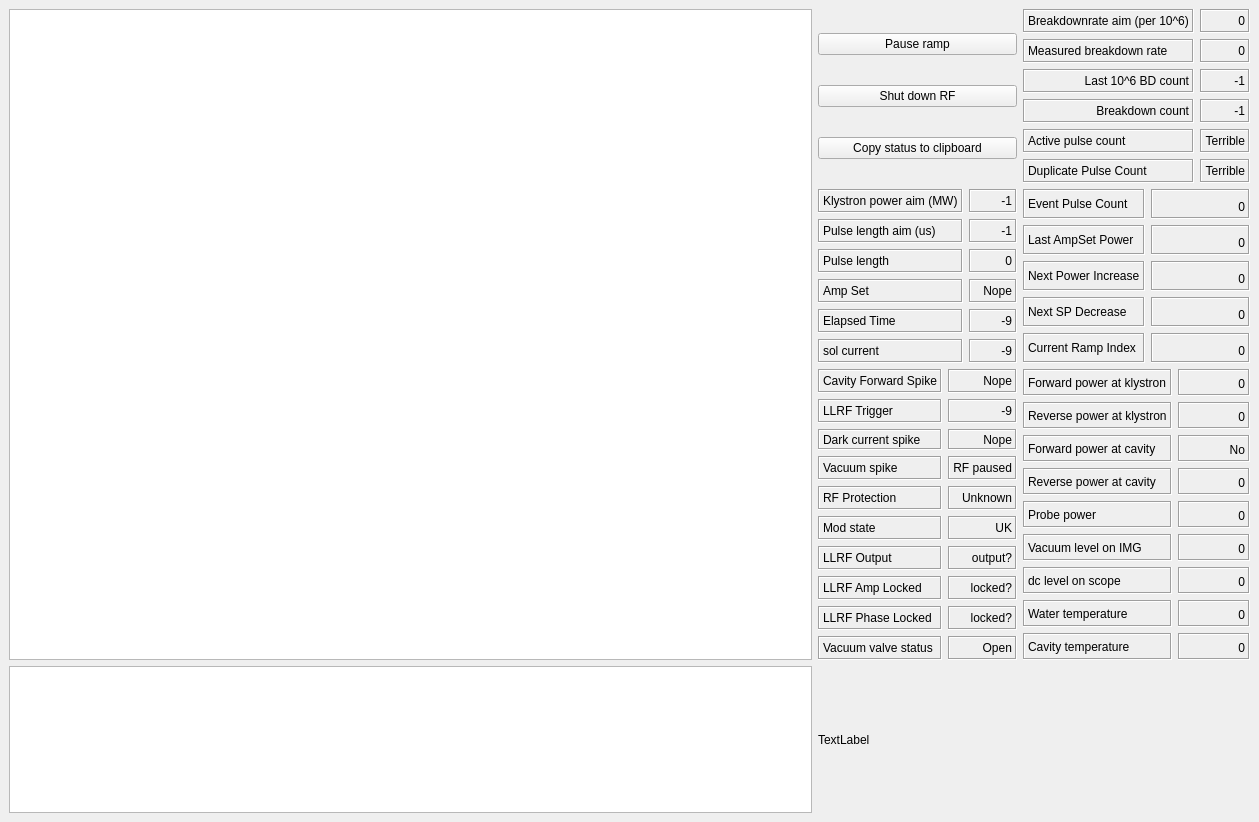
<?xml version="1.0" encoding="UTF-8"?>
<ui version="4.0">
 <class>MainWindow</class>
 <widget class="QMainWindow" name="MainWindow">
  <property name="geometry">
   <rect>
    <x>0</x>
    <y>0</y>
    <width>1259</width>
    <height>822</height>
   </rect>
  </property>
  <property name="windowTitle">
   <string>MainWindow</string>
  </property>
  <widget class="QWidget" name="centralwidget">
   <layout class="QGridLayout" name="gridLayout_7">
    <item row="0" column="0">
     <layout class="QVBoxLayout" name="verticalLayout_2">
      <item>
       <widget class="PlotWidget" name="graphicsView"/>
      </item>
     </layout>
    </item>
    <item row="0" column="1">
     <layout class="QGridLayout" name="gridLayout_6">
      <item row="0" column="0">
       <layout class="QVBoxLayout" name="verticalLayout">
        <item>
         <widget class="QPushButton" name="start_pause_ramp_button">
          <property name="text">
           <string>Pause ramp</string>
          </property>
         </widget>
        </item>
        <item>
         <widget class="QPushButton" name="shutdown_rf_button">
          <property name="text">
           <string>Shut down RF</string>
          </property>
          <property name="checkable">
           <bool>false</bool>
          </property>
         </widget>
        </item>
        <item>
         <widget class="QPushButton" name="copy_to_clipboard_button">
          <property name="toolTip">
           <string>For the log!</string>
          </property>
          <property name="text">
           <string>Copy status to clipboard</string>
          </property>
          <property name="checkable">
           <bool>false</bool>
          </property>
         </widget>
        </item>
       </layout>
      </item>
      <item row="0" column="1">
       <layout class="QGridLayout" name="gridLayout_4">
        <item row="4" column="1">
         <widget class="QLabel" name="pulse_count_outputwidget">
          <property name="frameShape">
           <enum>QFrame::Box</enum>
          </property>
          <property name="frameShadow">
           <enum>QFrame::Sunken</enum>
          </property>
          <property name="text">
           <string>Terrible</string>
          </property>
          <property name="alignment">
           <set>Qt::AlignAbsolute|Qt::AlignBottom|Qt::AlignCenter|Qt::AlignHCenter|Qt::AlignHorizontal_Mask|Qt::AlignJustify|Qt::AlignLeading|Qt::AlignLeft|Qt::AlignRight|Qt::AlignTop|Qt::AlignTrailing|Qt::AlignVCenter|Qt::AlignVertical_Mask</set>
          </property>
         </widget>
        </item>
        <item row="4" column="0">
         <widget class="QLabel" name="pulse_count_label">
          <property name="font">
           <font>
            <weight>50</weight>
            <italic>false</italic>
            <bold>false</bold>
            <underline>false</underline>
           </font>
          </property>
          <property name="frameShape">
           <enum>QFrame::Box</enum>
          </property>
          <property name="frameShadow">
           <enum>QFrame::Sunken</enum>
          </property>
          <property name="text">
           <string>Active pulse count</string>
          </property>
          <property name="scaledContents">
           <bool>false</bool>
          </property>
         </widget>
        </item>
        <item row="2" column="1">
         <widget class="QLabel" name="last_106_count_outputwidget">
          <property name="frameShape">
           <enum>QFrame::Box</enum>
          </property>
          <property name="frameShadow">
           <enum>QFrame::Sunken</enum>
          </property>
          <property name="text">
           <string>-1</string>
          </property>
          <property name="alignment">
           <set>Qt::AlignAbsolute|Qt::AlignBottom|Qt::AlignCenter|Qt::AlignHCenter|Qt::AlignHorizontal_Mask|Qt::AlignJustify|Qt::AlignLeading|Qt::AlignLeft|Qt::AlignRight|Qt::AlignTop|Qt::AlignTrailing|Qt::AlignVCenter|Qt::AlignVertical_Mask</set>
          </property>
         </widget>
        </item>
        <item row="2" column="0">
         <widget class="QLabel" name="last_106_count_label">
          <property name="frameShape">
           <enum>QFrame::Box</enum>
          </property>
          <property name="frameShadow">
           <enum>QFrame::Sunken</enum>
          </property>
          <property name="text">
           <string>Last 10^6 BD count</string>
          </property>
          <property name="alignment">
           <set>Qt::AlignAbsolute|Qt::AlignBottom|Qt::AlignCenter|Qt::AlignHCenter|Qt::AlignHorizontal_Mask|Qt::AlignJustify|Qt::AlignLeading|Qt::AlignLeft|Qt::AlignRight|Qt::AlignTop|Qt::AlignTrailing|Qt::AlignVCenter|Qt::AlignVertical_Mask</set>
          </property>
         </widget>
        </item>
        <item row="1" column="0">
         <widget class="QLabel" name="measured_breakdown_rate_label">
          <property name="frameShape">
           <enum>QFrame::Box</enum>
          </property>
          <property name="frameShadow">
           <enum>QFrame::Sunken</enum>
          </property>
          <property name="text">
           <string>Measured breakdown rate</string>
          </property>
          <property name="scaledContents">
           <bool>false</bool>
          </property>
         </widget>
        </item>
        <item row="1" column="1">
         <widget class="QLabel" name="measured_breakdown_rate_outputwidget">
          <property name="frameShape">
           <enum>QFrame::Box</enum>
          </property>
          <property name="frameShadow">
           <enum>QFrame::Sunken</enum>
          </property>
          <property name="text">
           <string>0</string>
          </property>
          <property name="alignment">
           <set>Qt::AlignAbsolute|Qt::AlignBottom|Qt::AlignCenter|Qt::AlignHCenter|Qt::AlignHorizontal_Mask|Qt::AlignJustify|Qt::AlignLeading|Qt::AlignLeft|Qt::AlignRight|Qt::AlignTop|Qt::AlignTrailing|Qt::AlignVCenter|Qt::AlignVertical_Mask</set>
          </property>
         </widget>
        </item>
        <item row="3" column="0">
         <widget class="QLabel" name="breakdown_count_label">
          <property name="frameShape">
           <enum>QFrame::Box</enum>
          </property>
          <property name="frameShadow">
           <enum>QFrame::Sunken</enum>
          </property>
          <property name="text">
           <string>Breakdown count</string>
          </property>
          <property name="alignment">
           <set>Qt::AlignAbsolute|Qt::AlignBottom|Qt::AlignCenter|Qt::AlignHCenter|Qt::AlignHorizontal_Mask|Qt::AlignJustify|Qt::AlignLeading|Qt::AlignLeft|Qt::AlignRight|Qt::AlignTop|Qt::AlignTrailing|Qt::AlignVCenter|Qt::AlignVertical_Mask</set>
          </property>
         </widget>
        </item>
        <item row="3" column="1">
         <widget class="QLabel" name="breakdown_count_outputwidget">
          <property name="frameShape">
           <enum>QFrame::Box</enum>
          </property>
          <property name="frameShadow">
           <enum>QFrame::Sunken</enum>
          </property>
          <property name="text">
           <string>-1</string>
          </property>
          <property name="alignment">
           <set>Qt::AlignAbsolute|Qt::AlignBottom|Qt::AlignCenter|Qt::AlignHCenter|Qt::AlignHorizontal_Mask|Qt::AlignJustify|Qt::AlignLeading|Qt::AlignLeft|Qt::AlignRight|Qt::AlignTop|Qt::AlignTrailing|Qt::AlignVCenter|Qt::AlignVertical_Mask</set>
          </property>
         </widget>
        </item>
        <item row="0" column="0">
         <widget class="QLabel" name="breakdown_rate_limit_label">
          <property name="font">
           <font>
            <weight>50</weight>
            <italic>false</italic>
            <bold>false</bold>
            <underline>false</underline>
           </font>
          </property>
          <property name="frameShape">
           <enum>QFrame::Box</enum>
          </property>
          <property name="frameShadow">
           <enum>QFrame::Sunken</enum>
          </property>
          <property name="text">
           <string>Breakdownrate aim (per 10^6)</string>
          </property>
          <property name="scaledContents">
           <bool>false</bool>
          </property>
         </widget>
        </item>
        <item row="0" column="1">
         <widget class="QLabel" name="breakdown_rate_limit_outputwidget">
          <property name="frameShape">
           <enum>QFrame::Box</enum>
          </property>
          <property name="frameShadow">
           <enum>QFrame::Sunken</enum>
          </property>
          <property name="text">
           <string>0</string>
          </property>
          <property name="alignment">
           <set>Qt::AlignAbsolute|Qt::AlignBottom|Qt::AlignCenter|Qt::AlignHCenter|Qt::AlignHorizontal_Mask|Qt::AlignJustify|Qt::AlignLeading|Qt::AlignLeft|Qt::AlignRight|Qt::AlignTop|Qt::AlignTrailing|Qt::AlignVCenter|Qt::AlignVertical_Mask</set>
          </property>
         </widget>
        </item>
        <item row="5" column="0">
         <widget class="QLabel" name="pulse_count_label_2">
          <property name="font">
           <font>
            <weight>50</weight>
            <italic>false</italic>
            <bold>false</bold>
            <underline>false</underline>
           </font>
          </property>
          <property name="frameShape">
           <enum>QFrame::Box</enum>
          </property>
          <property name="frameShadow">
           <enum>QFrame::Sunken</enum>
          </property>
          <property name="text">
           <string>Duplicate Pulse Count</string>
          </property>
          <property name="scaledContents">
           <bool>false</bool>
          </property>
         </widget>
        </item>
        <item row="5" column="1">
         <widget class="QLabel" name="duplicate_count_outputwidget">
          <property name="frameShape">
           <enum>QFrame::Box</enum>
          </property>
          <property name="frameShadow">
           <enum>QFrame::Sunken</enum>
          </property>
          <property name="text">
           <string>Terrible</string>
          </property>
          <property name="alignment">
           <set>Qt::AlignAbsolute|Qt::AlignBottom|Qt::AlignCenter|Qt::AlignHCenter|Qt::AlignHorizontal_Mask|Qt::AlignJustify|Qt::AlignLeading|Qt::AlignLeft|Qt::AlignRight|Qt::AlignTop|Qt::AlignTrailing|Qt::AlignVCenter|Qt::AlignVertical_Mask</set>
          </property>
         </widget>
        </item>
       </layout>
      </item>
      <item row="1" column="0">
       <layout class="QGridLayout" name="gridLayout">
        <item row="3" column="1">
         <widget class="QLabel" name="amp_set_outputwidget">
          <property name="frameShape">
           <enum>QFrame::Box</enum>
          </property>
          <property name="frameShadow">
           <enum>QFrame::Sunken</enum>
          </property>
          <property name="text">
           <string>Nope</string>
          </property>
          <property name="scaledContents">
           <bool>false</bool>
          </property>
          <property name="alignment">
           <set>Qt::AlignBottom|Qt::AlignRight|Qt::AlignTrailing</set>
          </property>
          <property name="indent">
           <number>-1</number>
          </property>
         </widget>
        </item>
        <item row="1" column="0">
         <widget class="QLabel" name="pulse_length_aim_label">
          <property name="frameShape">
           <enum>QFrame::Box</enum>
          </property>
          <property name="frameShadow">
           <enum>QFrame::Sunken</enum>
          </property>
          <property name="text">
           <string>Pulse length aim (us)</string>
          </property>
         </widget>
        </item>
        <item row="3" column="0">
         <widget class="QLabel" name="amp_set_label">
          <property name="frameShape">
           <enum>QFrame::Box</enum>
          </property>
          <property name="frameShadow">
           <enum>QFrame::Sunken</enum>
          </property>
          <property name="text">
           <string>Amp Set</string>
          </property>
         </widget>
        </item>
        <item row="0" column="1">
         <widget class="QLabel" name="power_aim_outputwidget">
          <property name="frameShape">
           <enum>QFrame::Box</enum>
          </property>
          <property name="frameShadow">
           <enum>QFrame::Sunken</enum>
          </property>
          <property name="text">
           <string>-1</string>
          </property>
          <property name="alignment">
           <set>Qt::AlignAbsolute|Qt::AlignBottom|Qt::AlignCenter|Qt::AlignHCenter|Qt::AlignHorizontal_Mask|Qt::AlignJustify|Qt::AlignLeading|Qt::AlignLeft|Qt::AlignRight|Qt::AlignTop|Qt::AlignTrailing|Qt::AlignVCenter|Qt::AlignVertical_Mask</set>
          </property>
         </widget>
        </item>
        <item row="1" column="1">
         <widget class="QLabel" name="pulse_length_aim_outputwidget">
          <property name="frameShape">
           <enum>QFrame::Box</enum>
          </property>
          <property name="frameShadow">
           <enum>QFrame::Sunken</enum>
          </property>
          <property name="text">
           <string>-1</string>
          </property>
          <property name="alignment">
           <set>Qt::AlignAbsolute|Qt::AlignBottom|Qt::AlignCenter|Qt::AlignHCenter|Qt::AlignHorizontal_Mask|Qt::AlignJustify|Qt::AlignLeading|Qt::AlignLeft|Qt::AlignRight|Qt::AlignTop|Qt::AlignTrailing|Qt::AlignVCenter|Qt::AlignVertical_Mask</set>
          </property>
         </widget>
        </item>
        <item row="0" column="0">
         <widget class="QLabel" name="power_aim_label">
          <property name="frameShape">
           <enum>QFrame::Box</enum>
          </property>
          <property name="frameShadow">
           <enum>QFrame::Sunken</enum>
          </property>
          <property name="text">
           <string>Klystron power aim (MW)</string>
          </property>
         </widget>
        </item>
        <item row="2" column="1">
         <widget class="QLabel" name="pulse_length_outputwidget">
          <property name="frameShape">
           <enum>QFrame::Box</enum>
          </property>
          <property name="frameShadow">
           <enum>QFrame::Sunken</enum>
          </property>
          <property name="text">
           <string>0</string>
          </property>
          <property name="scaledContents">
           <bool>false</bool>
          </property>
          <property name="alignment">
           <set>Qt::AlignBottom|Qt::AlignRight|Qt::AlignTrailing</set>
          </property>
          <property name="indent">
           <number>-1</number>
          </property>
         </widget>
        </item>
        <item row="2" column="0">
         <widget class="QLabel" name="pulse_length_label">
          <property name="frameShape">
           <enum>QFrame::Box</enum>
          </property>
          <property name="frameShadow">
           <enum>QFrame::Sunken</enum>
          </property>
          <property name="text">
           <string>Pulse length</string>
          </property>
          <property name="scaledContents">
           <bool>false</bool>
          </property>
         </widget>
        </item>
        <item row="4" column="0">
         <widget class="QLabel" name="elapse_time_label">
          <property name="frameShape">
           <enum>QFrame::Box</enum>
          </property>
          <property name="frameShadow">
           <enum>QFrame::Sunken</enum>
          </property>
          <property name="text">
           <string>Elapsed Time</string>
          </property>
          <property name="scaledContents">
           <bool>false</bool>
          </property>
         </widget>
        </item>
        <item row="4" column="1">
         <widget class="QLabel" name="elapsed_time_outputwidget">
          <property name="frameShape">
           <enum>QFrame::Box</enum>
          </property>
          <property name="frameShadow">
           <enum>QFrame::Sunken</enum>
          </property>
          <property name="text">
           <string>-9</string>
          </property>
          <property name="alignment">
           <set>Qt::AlignAbsolute|Qt::AlignBottom|Qt::AlignCenter|Qt::AlignHCenter|Qt::AlignHorizontal_Mask|Qt::AlignJustify|Qt::AlignLeading|Qt::AlignLeft|Qt::AlignRight|Qt::AlignTop|Qt::AlignTrailing|Qt::AlignVCenter|Qt::AlignVertical_Mask</set>
          </property>
         </widget>
        </item>
        <item row="5" column="0">
         <widget class="QLabel" name="power_aim_label_2">
          <property name="frameShape">
           <enum>QFrame::Box</enum>
          </property>
          <property name="frameShadow">
           <enum>QFrame::Sunken</enum>
          </property>
          <property name="text">
           <string>sol current</string>
          </property>
         </widget>
        </item>
        <item row="5" column="1">
         <widget class="QLabel" name="sol_outputwidget">
          <property name="frameShape">
           <enum>QFrame::Box</enum>
          </property>
          <property name="frameShadow">
           <enum>QFrame::Sunken</enum>
          </property>
          <property name="text">
           <string>-9</string>
          </property>
          <property name="alignment">
           <set>Qt::AlignAbsolute|Qt::AlignBottom|Qt::AlignCenter|Qt::AlignHCenter|Qt::AlignHorizontal_Mask|Qt::AlignJustify|Qt::AlignLeading|Qt::AlignLeft|Qt::AlignRight|Qt::AlignTop|Qt::AlignTrailing|Qt::AlignVCenter|Qt::AlignVertical_Mask</set>
          </property>
         </widget>
        </item>
       </layout>
      </item>
      <item row="1" column="1">
       <layout class="QGridLayout" name="gridLayout_5">
        <item row="5" column="1">
         <widget class="QLabel" name="current_index_outputwidget">
          <property name="frameShape">
           <enum>QFrame::Box</enum>
          </property>
          <property name="frameShadow">
           <enum>QFrame::Sunken</enum>
          </property>
          <property name="text">
           <string>0</string>
          </property>
          <property name="scaledContents">
           <bool>false</bool>
          </property>
          <property name="alignment">
           <set>Qt::AlignBottom|Qt::AlignRight|Qt::AlignTrailing</set>
          </property>
          <property name="indent">
           <number>-1</number>
          </property>
         </widget>
        </item>
        <item row="5" column="0">
         <widget class="QLabel" name="next_power_increase_2">
          <property name="frameShape">
           <enum>QFrame::Box</enum>
          </property>
          <property name="frameShadow">
           <enum>QFrame::Sunken</enum>
          </property>
          <property name="text">
           <string>Current Ramp Index</string>
          </property>
          <property name="scaledContents">
           <bool>false</bool>
          </property>
         </widget>
        </item>
        <item row="3" column="1">
         <widget class="QLabel" name="next_power_increase_outputwidget">
          <property name="frameShape">
           <enum>QFrame::Box</enum>
          </property>
          <property name="frameShadow">
           <enum>QFrame::Sunken</enum>
          </property>
          <property name="text">
           <string>0</string>
          </property>
          <property name="scaledContents">
           <bool>false</bool>
          </property>
          <property name="alignment">
           <set>Qt::AlignBottom|Qt::AlignRight|Qt::AlignTrailing</set>
          </property>
          <property name="indent">
           <number>-1</number>
          </property>
         </widget>
        </item>
        <item row="4" column="0">
         <widget class="QLabel" name="next_sp_decrease">
          <property name="frameShape">
           <enum>QFrame::Box</enum>
          </property>
          <property name="frameShadow">
           <enum>QFrame::Sunken</enum>
          </property>
          <property name="text">
           <string>Next SP Decrease</string>
          </property>
          <property name="scaledContents">
           <bool>false</bool>
          </property>
         </widget>
        </item>
        <item row="4" column="1">
         <widget class="QLabel" name="next_sp_decrease_outputwidget">
          <property name="frameShape">
           <enum>QFrame::Box</enum>
          </property>
          <property name="frameShadow">
           <enum>QFrame::Sunken</enum>
          </property>
          <property name="text">
           <string>0</string>
          </property>
          <property name="scaledContents">
           <bool>false</bool>
          </property>
          <property name="alignment">
           <set>Qt::AlignBottom|Qt::AlignRight|Qt::AlignTrailing</set>
          </property>
          <property name="indent">
           <number>-1</number>
          </property>
         </widget>
        </item>
        <item row="2" column="1">
         <widget class="QLabel" name="last_setpoint_power_outputwidget">
          <property name="frameShape">
           <enum>QFrame::Box</enum>
          </property>
          <property name="frameShadow">
           <enum>QFrame::Sunken</enum>
          </property>
          <property name="text">
           <string>0</string>
          </property>
          <property name="scaledContents">
           <bool>false</bool>
          </property>
          <property name="alignment">
           <set>Qt::AlignBottom|Qt::AlignRight|Qt::AlignTrailing</set>
          </property>
          <property name="indent">
           <number>-1</number>
          </property>
         </widget>
        </item>
        <item row="3" column="0">
         <widget class="QLabel" name="next_power_increase">
          <property name="frameShape">
           <enum>QFrame::Box</enum>
          </property>
          <property name="frameShadow">
           <enum>QFrame::Sunken</enum>
          </property>
          <property name="text">
           <string>Next Power Increase</string>
          </property>
          <property name="scaledContents">
           <bool>false</bool>
          </property>
         </widget>
        </item>
        <item row="2" column="0">
         <widget class="QLabel" name="last_setpoint_power">
          <property name="frameShape">
           <enum>QFrame::Box</enum>
          </property>
          <property name="frameShadow">
           <enum>QFrame::Sunken</enum>
          </property>
          <property name="text">
           <string>Last AmpSet Power</string>
          </property>
          <property name="scaledContents">
           <bool>false</bool>
          </property>
         </widget>
        </item>
        <item row="1" column="0">
         <widget class="QLabel" name="event_pulse_count_label">
          <property name="frameShape">
           <enum>QFrame::Box</enum>
          </property>
          <property name="frameShadow">
           <enum>QFrame::Sunken</enum>
          </property>
          <property name="text">
           <string>Event Pulse Count</string>
          </property>
          <property name="scaledContents">
           <bool>false</bool>
          </property>
         </widget>
        </item>
        <item row="1" column="1">
         <widget class="QLabel" name="event_pulse_count_outputwidget">
          <property name="frameShape">
           <enum>QFrame::Box</enum>
          </property>
          <property name="frameShadow">
           <enum>QFrame::Sunken</enum>
          </property>
          <property name="text">
           <string>0</string>
          </property>
          <property name="alignment">
           <set>Qt::AlignAbsolute|Qt::AlignBottom|Qt::AlignCenter|Qt::AlignHCenter|Qt::AlignHorizontal_Mask|Qt::AlignJustify|Qt::AlignLeading|Qt::AlignLeft|Qt::AlignRight|Qt::AlignTop|Qt::AlignTrailing|Qt::AlignVCenter|Qt::AlignVertical_Mask</set>
          </property>
         </widget>
        </item>
       </layout>
      </item>
      <item row="2" column="0">
       <layout class="QGridLayout" name="gridLayout_3">
        <item row="1" column="0">
         <widget class="QLabel" name="llrf_trigger_label">
          <property name="frameShape">
           <enum>QFrame::Box</enum>
          </property>
          <property name="frameShadow">
           <enum>QFrame::Sunken</enum>
          </property>
          <property name="text">
           <string>LLRF Trigger</string>
          </property>
          <property name="scaledContents">
           <bool>false</bool>
          </property>
         </widget>
        </item>
        <item row="5" column="0">
         <widget class="QLabel" name="rf_mod_label">
          <property name="frameShape">
           <enum>QFrame::Box</enum>
          </property>
          <property name="frameShadow">
           <enum>QFrame::Sunken</enum>
          </property>
          <property name="text">
           <string>Mod state</string>
          </property>
          <property name="scaledContents">
           <bool>false</bool>
          </property>
         </widget>
        </item>
        <item row="6" column="0">
         <widget class="QLabel" name="llrf_output_label">
          <property name="frameShape">
           <enum>QFrame::Box</enum>
          </property>
          <property name="frameShadow">
           <enum>QFrame::Sunken</enum>
          </property>
          <property name="text">
           <string>LLRF Output</string>
          </property>
          <property name="scaledContents">
           <bool>false</bool>
          </property>
         </widget>
        </item>
        <item row="7" column="0">
         <widget class="QLabel" name="llrf_ff_amp_locked_label">
          <property name="frameShape">
           <enum>QFrame::Box</enum>
          </property>
          <property name="frameShadow">
           <enum>QFrame::Sunken</enum>
          </property>
          <property name="text">
           <string>LLRF Amp Locked</string>
          </property>
          <property name="scaledContents">
           <bool>false</bool>
          </property>
         </widget>
        </item>
        <item row="1" column="1">
         <widget class="QLabel" name="llrf_trigger_outputwidget">
          <property name="frameShape">
           <enum>QFrame::Box</enum>
          </property>
          <property name="frameShadow">
           <enum>QFrame::Sunken</enum>
          </property>
          <property name="text">
           <string>-9</string>
          </property>
          <property name="alignment">
           <set>Qt::AlignAbsolute|Qt::AlignBottom|Qt::AlignCenter|Qt::AlignHCenter|Qt::AlignHorizontal_Mask|Qt::AlignJustify|Qt::AlignLeading|Qt::AlignLeft|Qt::AlignRight|Qt::AlignTop|Qt::AlignTrailing|Qt::AlignVCenter|Qt::AlignVertical_Mask</set>
          </property>
         </widget>
        </item>
        <item row="8" column="0">
         <widget class="QLabel" name="llrf_ff_ph_locked_label">
          <property name="frameShape">
           <enum>QFrame::Box</enum>
          </property>
          <property name="frameShadow">
           <enum>QFrame::Sunken</enum>
          </property>
          <property name="text">
           <string>LLRF Phase Locked</string>
          </property>
          <property name="scaledContents">
           <bool>false</bool>
          </property>
         </widget>
        </item>
        <item row="6" column="1">
         <widget class="QLabel" name="llrf_output_outputwidget">
          <property name="frameShape">
           <enum>QFrame::Box</enum>
          </property>
          <property name="frameShadow">
           <enum>QFrame::Sunken</enum>
          </property>
          <property name="text">
           <string>output?</string>
          </property>
          <property name="alignment">
           <set>Qt::AlignAbsolute|Qt::AlignBottom|Qt::AlignCenter|Qt::AlignHCenter|Qt::AlignHorizontal_Mask|Qt::AlignJustify|Qt::AlignLeading|Qt::AlignLeft|Qt::AlignRight|Qt::AlignTop|Qt::AlignTrailing|Qt::AlignVCenter|Qt::AlignVertical_Mask</set>
          </property>
         </widget>
        </item>
        <item row="2" column="1">
         <widget class="QLabel" name="DC_spike_status_outputwidget">
          <property name="frameShape">
           <enum>QFrame::Box</enum>
          </property>
          <property name="frameShadow">
           <enum>QFrame::Sunken</enum>
          </property>
          <property name="text">
           <string>Nope</string>
          </property>
          <property name="alignment">
           <set>Qt::AlignRight|Qt::AlignTrailing|Qt::AlignVCenter</set>
          </property>
         </widget>
        </item>
        <item row="9" column="0">
         <widget class="QLabel" name="vac_valve_status_label">
          <property name="frameShape">
           <enum>QFrame::Box</enum>
          </property>
          <property name="frameShadow">
           <enum>QFrame::Sunken</enum>
          </property>
          <property name="text">
           <string>Vacuum valve status</string>
          </property>
          <property name="scaledContents">
           <bool>false</bool>
          </property>
         </widget>
        </item>
        <item row="4" column="0">
         <widget class="QLabel" name="RF_protection_label">
          <property name="frameShape">
           <enum>QFrame::Box</enum>
          </property>
          <property name="frameShadow">
           <enum>QFrame::Sunken</enum>
          </property>
          <property name="text">
           <string>RF Protection</string>
          </property>
          <property name="scaledContents">
           <bool>false</bool>
          </property>
         </widget>
        </item>
        <item row="3" column="1">
         <widget class="QLabel" name="vac_spike_status_outputwidget">
          <property name="frameShape">
           <enum>QFrame::Box</enum>
          </property>
          <property name="frameShadow">
           <enum>QFrame::Sunken</enum>
          </property>
          <property name="text">
           <string>RF paused</string>
          </property>
          <property name="alignment">
           <set>Qt::AlignAbsolute|Qt::AlignBottom|Qt::AlignCenter|Qt::AlignHCenter|Qt::AlignHorizontal_Mask|Qt::AlignJustify|Qt::AlignLeading|Qt::AlignLeft|Qt::AlignRight|Qt::AlignTop|Qt::AlignTrailing|Qt::AlignVCenter|Qt::AlignVertical_Mask</set>
          </property>
         </widget>
        </item>
        <item row="0" column="0">
         <widget class="QLabel" name="rev_power_spike_label">
          <property name="frameShape">
           <enum>QFrame::Box</enum>
          </property>
          <property name="frameShadow">
           <enum>QFrame::Sunken</enum>
          </property>
          <property name="text">
           <string>Cavity Forward Spike</string>
          </property>
          <property name="scaledContents">
           <bool>false</bool>
          </property>
         </widget>
        </item>
        <item row="9" column="1">
         <widget class="QLabel" name="vac_valve_status_outputwidget">
          <property name="frameShape">
           <enum>QFrame::Box</enum>
          </property>
          <property name="frameShadow">
           <enum>QFrame::Sunken</enum>
          </property>
          <property name="text">
           <string>Open</string>
          </property>
          <property name="alignment">
           <set>Qt::AlignAbsolute|Qt::AlignBottom|Qt::AlignCenter|Qt::AlignHCenter|Qt::AlignHorizontal_Mask|Qt::AlignJustify|Qt::AlignLeading|Qt::AlignLeft|Qt::AlignRight|Qt::AlignTop|Qt::AlignTrailing|Qt::AlignVCenter|Qt::AlignVertical_Mask</set>
          </property>
         </widget>
        </item>
        <item row="8" column="1">
         <widget class="QLabel" name="llrf_ff_ph_locked_outputwidget">
          <property name="frameShape">
           <enum>QFrame::Box</enum>
          </property>
          <property name="frameShadow">
           <enum>QFrame::Sunken</enum>
          </property>
          <property name="text">
           <string>locked?</string>
          </property>
          <property name="alignment">
           <set>Qt::AlignAbsolute|Qt::AlignBottom|Qt::AlignCenter|Qt::AlignHCenter|Qt::AlignHorizontal_Mask|Qt::AlignJustify|Qt::AlignLeading|Qt::AlignLeft|Qt::AlignRight|Qt::AlignTop|Qt::AlignTrailing|Qt::AlignVCenter|Qt::AlignVertical_Mask</set>
          </property>
         </widget>
        </item>
        <item row="0" column="1">
         <widget class="QLabel" name="rev_power_spike_status_outputwidget">
          <property name="frameShape">
           <enum>QFrame::Box</enum>
          </property>
          <property name="frameShadow">
           <enum>QFrame::Sunken</enum>
          </property>
          <property name="text">
           <string>Nope</string>
          </property>
          <property name="scaledContents">
           <bool>false</bool>
          </property>
          <property name="alignment">
           <set>Qt::AlignBottom|Qt::AlignRight|Qt::AlignTrailing</set>
          </property>
          <property name="indent">
           <number>-1</number>
          </property>
         </widget>
        </item>
        <item row="5" column="1">
         <widget class="QLabel" name="mod_state_outputwidget">
          <property name="frameShape">
           <enum>QFrame::Box</enum>
          </property>
          <property name="frameShadow">
           <enum>QFrame::Sunken</enum>
          </property>
          <property name="text">
           <string>UK</string>
          </property>
          <property name="alignment">
           <set>Qt::AlignAbsolute|Qt::AlignBottom|Qt::AlignCenter|Qt::AlignHCenter|Qt::AlignHorizontal_Mask|Qt::AlignJustify|Qt::AlignLeading|Qt::AlignLeft|Qt::AlignRight|Qt::AlignTop|Qt::AlignTrailing|Qt::AlignVCenter|Qt::AlignVertical_Mask</set>
          </property>
         </widget>
        </item>
        <item row="3" column="0">
         <widget class="QLabel" name="vac_spike_label">
          <property name="frameShape">
           <enum>QFrame::Box</enum>
          </property>
          <property name="frameShadow">
           <enum>QFrame::Sunken</enum>
          </property>
          <property name="text">
           <string>Vacuum spike</string>
          </property>
          <property name="scaledContents">
           <bool>false</bool>
          </property>
         </widget>
        </item>
        <item row="7" column="1">
         <widget class="QLabel" name="llrf_ff_amp_locked_outputwidget">
          <property name="frameShape">
           <enum>QFrame::Box</enum>
          </property>
          <property name="frameShadow">
           <enum>QFrame::Sunken</enum>
          </property>
          <property name="text">
           <string>locked?</string>
          </property>
          <property name="alignment">
           <set>Qt::AlignAbsolute|Qt::AlignBottom|Qt::AlignCenter|Qt::AlignHCenter|Qt::AlignHorizontal_Mask|Qt::AlignJustify|Qt::AlignLeading|Qt::AlignLeft|Qt::AlignRight|Qt::AlignTop|Qt::AlignTrailing|Qt::AlignVCenter|Qt::AlignVertical_Mask</set>
          </property>
         </widget>
        </item>
        <item row="4" column="1">
         <widget class="QLabel" name="RF_protection_outputwidget">
          <property name="frameShape">
           <enum>QFrame::Box</enum>
          </property>
          <property name="frameShadow">
           <enum>QFrame::Sunken</enum>
          </property>
          <property name="text">
           <string>Unknown</string>
          </property>
          <property name="alignment">
           <set>Qt::AlignAbsolute|Qt::AlignBottom|Qt::AlignCenter|Qt::AlignHCenter|Qt::AlignHorizontal_Mask|Qt::AlignJustify|Qt::AlignLeading|Qt::AlignLeft|Qt::AlignRight|Qt::AlignTop|Qt::AlignTrailing|Qt::AlignVCenter|Qt::AlignVertical_Mask</set>
          </property>
         </widget>
        </item>
        <item row="2" column="0">
         <widget class="QLabel" name="DC_spike_label">
          <property name="minimumSize">
           <size>
            <width>0</width>
            <height>21</height>
           </size>
          </property>
          <property name="frameShape">
           <enum>QFrame::Box</enum>
          </property>
          <property name="frameShadow">
           <enum>QFrame::Sunken</enum>
          </property>
          <property name="text">
           <string>Dark current spike</string>
          </property>
          <property name="scaledContents">
           <bool>false</bool>
          </property>
         </widget>
        </item>
       </layout>
      </item>
      <item row="2" column="1">
       <layout class="QGridLayout" name="gridLayout_2">
        <item row="6" column="1">
         <widget class="QLabel" name="vac_level_outputwidget">
          <property name="frameShape">
           <enum>QFrame::Box</enum>
          </property>
          <property name="frameShadow">
           <enum>QFrame::Sunken</enum>
          </property>
          <property name="text">
           <string>0</string>
          </property>
          <property name="alignment">
           <set>Qt::AlignAbsolute|Qt::AlignBottom|Qt::AlignCenter|Qt::AlignHCenter|Qt::AlignHorizontal_Mask|Qt::AlignJustify|Qt::AlignLeading|Qt::AlignLeft|Qt::AlignRight|Qt::AlignTop|Qt::AlignTrailing|Qt::AlignVCenter|Qt::AlignVertical_Mask</set>
          </property>
         </widget>
        </item>
        <item row="5" column="1">
         <widget class="QLabel" name="probe_power_outputwidget">
          <property name="frameShape">
           <enum>QFrame::Box</enum>
          </property>
          <property name="frameShadow">
           <enum>QFrame::Sunken</enum>
          </property>
          <property name="text">
           <string>0</string>
          </property>
          <property name="alignment">
           <set>Qt::AlignAbsolute|Qt::AlignBottom|Qt::AlignCenter|Qt::AlignHCenter|Qt::AlignHorizontal_Mask|Qt::AlignJustify|Qt::AlignLeading|Qt::AlignLeft|Qt::AlignRight|Qt::AlignTop|Qt::AlignTrailing|Qt::AlignVCenter|Qt::AlignVertical_Mask</set>
          </property>
         </widget>
        </item>
        <item row="6" column="0">
         <widget class="QLabel" name="vac_level_label">
          <property name="frameShape">
           <enum>QFrame::Box</enum>
          </property>
          <property name="frameShadow">
           <enum>QFrame::Sunken</enum>
          </property>
          <property name="text">
           <string>Vacuum level on IMG</string>
          </property>
          <property name="scaledContents">
           <bool>false</bool>
          </property>
         </widget>
        </item>
        <item row="9" column="1">
         <widget class="QLabel" name="cav_temp_outputwidget">
          <property name="frameShape">
           <enum>QFrame::Box</enum>
          </property>
          <property name="frameShadow">
           <enum>QFrame::Sunken</enum>
          </property>
          <property name="text">
           <string>0</string>
          </property>
          <property name="alignment">
           <set>Qt::AlignAbsolute|Qt::AlignBottom|Qt::AlignCenter|Qt::AlignHCenter|Qt::AlignHorizontal_Mask|Qt::AlignJustify|Qt::AlignLeading|Qt::AlignLeft|Qt::AlignRight|Qt::AlignTop|Qt::AlignTrailing|Qt::AlignVCenter|Qt::AlignVertical_Mask</set>
          </property>
         </widget>
        </item>
        <item row="9" column="0">
         <widget class="QLabel" name="cav_temp_label">
          <property name="frameShape">
           <enum>QFrame::Box</enum>
          </property>
          <property name="frameShadow">
           <enum>QFrame::Sunken</enum>
          </property>
          <property name="text">
           <string>Cavity temperature</string>
          </property>
          <property name="scaledContents">
           <bool>false</bool>
          </property>
         </widget>
        </item>
        <item row="4" column="0">
         <widget class="QLabel" name="rev_cav_power_label">
          <property name="frameShape">
           <enum>QFrame::Box</enum>
          </property>
          <property name="frameShadow">
           <enum>QFrame::Sunken</enum>
          </property>
          <property name="text">
           <string>Reverse power at cavity</string>
          </property>
          <property name="scaledContents">
           <bool>false</bool>
          </property>
         </widget>
        </item>
        <item row="8" column="1">
         <widget class="QLabel" name="water_temp_outputwidget">
          <property name="frameShape">
           <enum>QFrame::Box</enum>
          </property>
          <property name="frameShadow">
           <enum>QFrame::Sunken</enum>
          </property>
          <property name="text">
           <string>0</string>
          </property>
          <property name="alignment">
           <set>Qt::AlignAbsolute|Qt::AlignBottom|Qt::AlignCenter|Qt::AlignHCenter|Qt::AlignHorizontal_Mask|Qt::AlignJustify|Qt::AlignLeading|Qt::AlignLeft|Qt::AlignRight|Qt::AlignTop|Qt::AlignTrailing|Qt::AlignVCenter|Qt::AlignVertical_Mask</set>
          </property>
         </widget>
        </item>
        <item row="1" column="1">
         <widget class="QLabel" name="fwd_kly_power_outputwidget">
          <property name="frameShape">
           <enum>QFrame::Box</enum>
          </property>
          <property name="frameShadow">
           <enum>QFrame::Sunken</enum>
          </property>
          <property name="text">
           <string>0</string>
          </property>
          <property name="alignment">
           <set>Qt::AlignAbsolute|Qt::AlignBottom|Qt::AlignCenter|Qt::AlignHCenter|Qt::AlignHorizontal_Mask|Qt::AlignJustify|Qt::AlignLeading|Qt::AlignLeft|Qt::AlignRight|Qt::AlignTop|Qt::AlignTrailing|Qt::AlignVCenter|Qt::AlignVertical_Mask</set>
          </property>
         </widget>
        </item>
        <item row="8" column="0">
         <widget class="QLabel" name="water_temp_label">
          <property name="frameShape">
           <enum>QFrame::Box</enum>
          </property>
          <property name="frameShadow">
           <enum>QFrame::Sunken</enum>
          </property>
          <property name="text">
           <string>Water temperature</string>
          </property>
          <property name="scaledContents">
           <bool>false</bool>
          </property>
         </widget>
        </item>
        <item row="2" column="1">
         <widget class="QLabel" name="rev_kly_power_outputwidget">
          <property name="frameShape">
           <enum>QFrame::Box</enum>
          </property>
          <property name="frameShadow">
           <enum>QFrame::Sunken</enum>
          </property>
          <property name="text">
           <string>0</string>
          </property>
          <property name="alignment">
           <set>Qt::AlignAbsolute|Qt::AlignBottom|Qt::AlignCenter|Qt::AlignHCenter|Qt::AlignHorizontal_Mask|Qt::AlignJustify|Qt::AlignLeading|Qt::AlignLeft|Qt::AlignRight|Qt::AlignTop|Qt::AlignTrailing|Qt::AlignVCenter|Qt::AlignVertical_Mask</set>
          </property>
         </widget>
        </item>
        <item row="4" column="1">
         <widget class="QLabel" name="rev_cav_power_outputwidget">
          <property name="frameShape">
           <enum>QFrame::Box</enum>
          </property>
          <property name="frameShadow">
           <enum>QFrame::Sunken</enum>
          </property>
          <property name="text">
           <string>0</string>
          </property>
          <property name="alignment">
           <set>Qt::AlignAbsolute|Qt::AlignBottom|Qt::AlignCenter|Qt::AlignHCenter|Qt::AlignHorizontal_Mask|Qt::AlignJustify|Qt::AlignLeading|Qt::AlignLeft|Qt::AlignRight|Qt::AlignTop|Qt::AlignTrailing|Qt::AlignVCenter|Qt::AlignVertical_Mask</set>
          </property>
         </widget>
        </item>
        <item row="1" column="0">
         <widget class="QLabel" name="fwd_kly_power_label">
          <property name="frameShape">
           <enum>QFrame::Box</enum>
          </property>
          <property name="frameShadow">
           <enum>QFrame::Sunken</enum>
          </property>
          <property name="text">
           <string>Forward power at klystron</string>
          </property>
          <property name="scaledContents">
           <bool>false</bool>
          </property>
         </widget>
        </item>
        <item row="2" column="0">
         <widget class="QLabel" name="rev_kly_power_label">
          <property name="frameShape">
           <enum>QFrame::Box</enum>
          </property>
          <property name="frameShadow">
           <enum>QFrame::Sunken</enum>
          </property>
          <property name="text">
           <string>Reverse power at klystron</string>
          </property>
          <property name="scaledContents">
           <bool>false</bool>
          </property>
         </widget>
        </item>
        <item row="3" column="1">
         <widget class="QLabel" name="fwd_cav_power_outputwidget">
          <property name="frameShape">
           <enum>QFrame::Box</enum>
          </property>
          <property name="frameShadow">
           <enum>QFrame::Sunken</enum>
          </property>
          <property name="text">
           <string>No</string>
          </property>
          <property name="alignment">
           <set>Qt::AlignAbsolute|Qt::AlignBottom|Qt::AlignCenter|Qt::AlignHCenter|Qt::AlignHorizontal_Mask|Qt::AlignJustify|Qt::AlignLeading|Qt::AlignLeft|Qt::AlignRight|Qt::AlignTop|Qt::AlignTrailing|Qt::AlignVCenter|Qt::AlignVertical_Mask</set>
          </property>
         </widget>
        </item>
        <item row="3" column="0">
         <widget class="QLabel" name="fwd_cav_power_label">
          <property name="frameShape">
           <enum>QFrame::Box</enum>
          </property>
          <property name="frameShadow">
           <enum>QFrame::Sunken</enum>
          </property>
          <property name="text">
           <string>Forward power at cavity</string>
          </property>
          <property name="scaledContents">
           <bool>false</bool>
          </property>
         </widget>
        </item>
        <item row="5" column="0">
         <widget class="QLabel" name="probe_power_label">
          <property name="frameShape">
           <enum>QFrame::Box</enum>
          </property>
          <property name="frameShadow">
           <enum>QFrame::Sunken</enum>
          </property>
          <property name="text">
           <string>Probe power</string>
          </property>
          <property name="scaledContents">
           <bool>false</bool>
          </property>
         </widget>
        </item>
        <item row="7" column="0">
         <widget class="QLabel" name="dc_level_label">
          <property name="frameShape">
           <enum>QFrame::Box</enum>
          </property>
          <property name="frameShadow">
           <enum>QFrame::Sunken</enum>
          </property>
          <property name="text">
           <string>dc level on scope</string>
          </property>
          <property name="scaledContents">
           <bool>false</bool>
          </property>
         </widget>
        </item>
        <item row="7" column="1">
         <widget class="QLabel" name="dc_level_outputwidget">
          <property name="frameShape">
           <enum>QFrame::Box</enum>
          </property>
          <property name="frameShadow">
           <enum>QFrame::Sunken</enum>
          </property>
          <property name="text">
           <string>0</string>
          </property>
          <property name="alignment">
           <set>Qt::AlignAbsolute|Qt::AlignBottom|Qt::AlignCenter|Qt::AlignHCenter|Qt::AlignHorizontal_Mask|Qt::AlignJustify|Qt::AlignLeading|Qt::AlignLeft|Qt::AlignRight|Qt::AlignTop|Qt::AlignTrailing|Qt::AlignVCenter|Qt::AlignVertical_Mask</set>
          </property>
         </widget>
        </item>
       </layout>
      </item>
     </layout>
    </item>
    <item row="1" column="0">
     <widget class="QTextEdit" name="textEdit"/>
    </item>
    <item row="1" column="1">
     <widget class="QLabel" name="label">
      <property name="text">
       <string>TextLabel</string>
      </property>
     </widget>
    </item>
   </layout>
   <zorder></zorder>
   <zorder>textEdit</zorder>
   <zorder>label</zorder>
   <zorder></zorder>
  </widget>
 </widget>
 <customwidgets>
  <customwidget>
   <class>PlotWidget</class>
   <extends>QGraphicsView</extends>
   <header>pyqtgraph</header>
  </customwidget>
 </customwidgets>
 <resources/>
 <connections/>
</ui>
